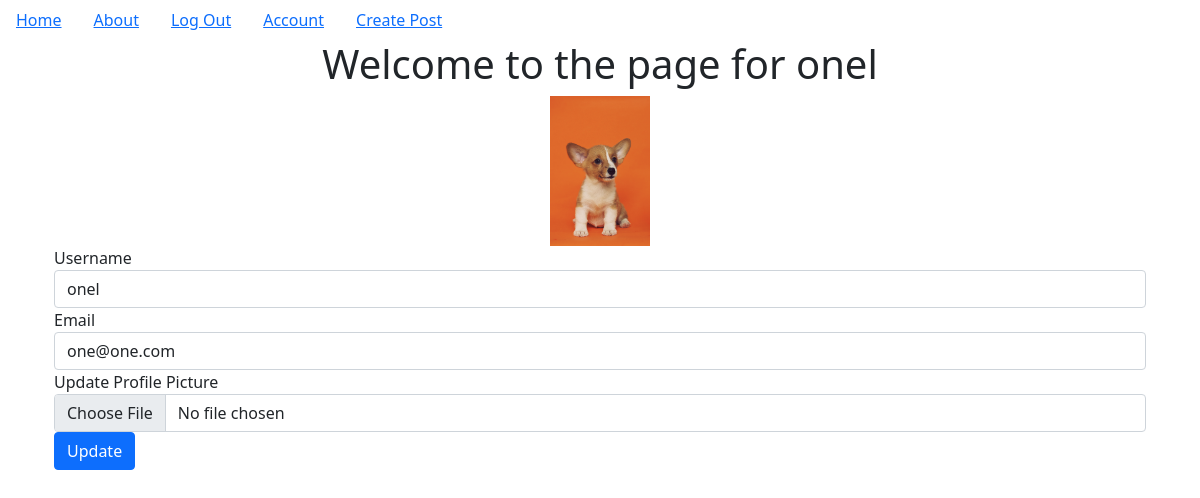
/account (signed in), run on the app's committed database.
### puppyBlog/models.py (models this page shows, shortened)
class User(db.Model, UserMixin):
    __tablename__ = 'users'
    id = db.Column(db.Integer, primary_key=True)
    profile_image = db.Column(db.String(64), nullable=False, default='default_profile.png')
    email = db.Column(db.String(64), unique=True, index=True)
    username = db.Column(db.String(64), unique=True, index=True)
    password_hash = db.Column(db.String(128))
    posts = db.relationship('BlogPost', backref='author', lazy=True)

### puppyBlog/users/views.py (the view)
@users.route('/account', methods=['GET', 'POST'])
@login_required
def account():
    form = UpdateUserForm()
    if form.validate_on_submit():
        if form.picture.data:
            username = current_user.username
            pic = add_profile_pic(form.picture.data, username)
            current_user.profile_image = pic
        current_user.username = form.username.data
        current_user.email = form.email.data
        db.session.commit()
        flash('User account updated!!')
        return redirect(url_for('users.account'))
    elif request.method == 'GET':
        form.username.data = current_user.username
        form.email.data = current_user.email
    profile_image = url_for('static', filename='profile_pics/'+current_user.profile_image)
    return render_template('account.html', profile_image=profile_image, form=form)

### puppyBlog/users/forms.py (shortened to what this page needs)
class UpdateUserForm(FlaskForm):
    email = StringField('Email', validators=[DataRequired(), Email()])
    username = StringField('Username', validators=[DataRequired()])
    picture = FileField('Update Profile Picture', validators=[FileAllowed(['jpg', 'png'])])
    submit = SubmitField('Update')

### puppyBlog/models.py (called while the page is built)
@login_manager.user_loader
def load_user(user_id):
    return User.query.get(user_id)

### puppyBlog/templates/account.html (shortened to what this page needs)
{% extends "base.html" %}
{% block content %}
<div class="jumbotron">
    <div align="center">
        <h1>Welcome to the page for {{current_user.username}}</h1>
        <img align="center" width="100" height="150" src="{{url_for('static', filename='profile_pics/'+current_user.profile_image)}}">
    </div>
</div>
<div class="container">
    <form method="POST" action="" enctype="multipart/form-data">
        <div class="form-group">
            {{form.username.label(class='form-group')}}
            {{form.username(class='form-control')}}
        </div>
        <div class="form-group">
            {{form.email.label(class='form-group')}}
            {{form.email(class='form-control')}}
        </div>
        <div class="form-group">
            {{form.picture.label(class='form-group')}}
            {{form.picture(class='form-control')}}
        </div>
        <div class="form-group">
            {{form.submit(class='btn btn-primary')}}
        </div>
    </form>
</div>
{% endblock %}

### data on the page
User: username "onel", profile_image (placeholder picture), email "one@one.com"
